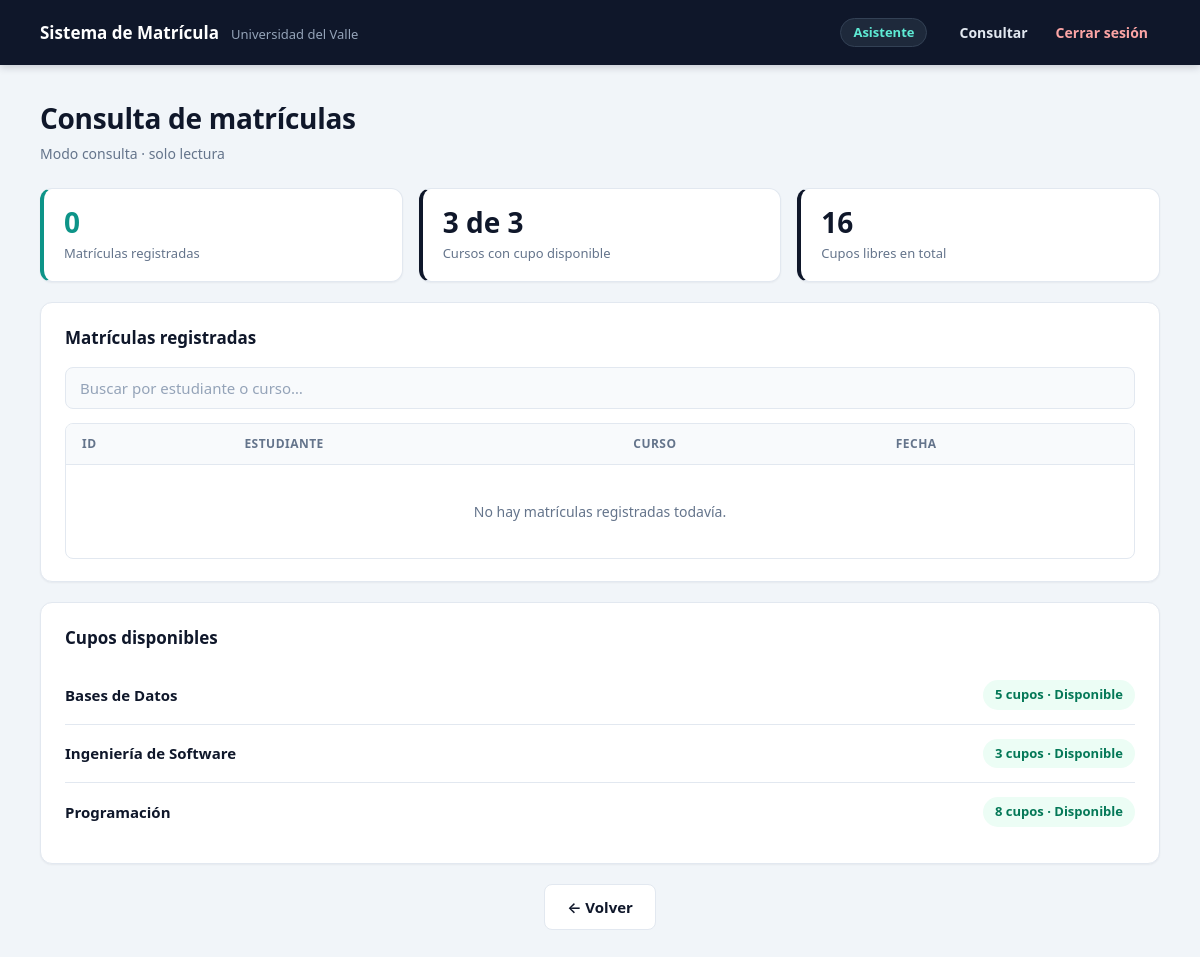
Screenshot of /controllers/ConsultaController.php?action=consultar (signed in) with the database file from the repository.
### tables this page shows
CREATE TABLE cursos (
    id_curso INT PRIMARY KEY AUTO_INCREMENT,
    nombre   VARCHAR(100) NOT NULL,
    cupos    INT NOT NULL DEFAULT 0,
    CONSTRAINT chk_cupos_no_negativos CHECK (cupos >= 0)
);

### config/auth.php (called while the page is built, shortened)
<?php
function usuarioActual() {
    return $_SESSION['usuario'] ?? null;
}

### config/database.php (called while the page is built, shortened)
<?php
class Database {
    private $username;
    private $password;
    public function __construct($username, $password) {
        $this->username = $username;
        $this->password = $password;
    }
    public static function conectar($perfil) {
        $cred = self::PERFILES[$perfil];
        return (new Database($cred["usuario"], $cred["clave"]))->getConnection();
    }
    public function getConnection() {
        $this->conn = null;
        try {
            $dsn = "mysql:host=" . self::HOST . ";port=" . self::PORT
                 . ";dbname=" . self::DB_NAME . ";charset=utf8mb4";
            $this->conn = new PDO($dsn, $this->username, $this->password, [
                PDO::ATTR_ERRMODE            => PDO::ERRMODE_EXCEPTION,
                PDO::ATTR_DEFAULT_FETCH_MODE => PDO::FETCH_ASSOC,
                PDO::ATTR_EMULATE_PREPARES   => false,
            ]);
        } catch (PDOException $e) {
            die("Error de conexión a la base de datos. Verifique que MySQL esté iniciado en XAMPP. Detalle: "
                . htmlspecialchars($e->getMessage()));
        }
        return $this->conn;
    }
}

### models/Matricula.php (called while the page is built, shortened)
<?php
class Matricula {
    private $conn;
    public function __construct($db) {
        $this->conn = $db;
    }
    public function listarMatriculas() {
        $query = "SELECT
                    m.id_matricula,
                    e.nombre AS estudiante,
                    c.nombre AS curso,
                    m.fecha
                  FROM matriculas m
                  JOIN estudiantes e ON m.id_estudiante = e.id_estudiante
                  JOIN cursos c ON m.id_curso = c.id_curso
                  ORDER BY m.fecha DESC";
        $stmt = $this->conn->query($query);
        return $stmt->fetchAll();
    }
    public function listarCupos() {
        $query = "SELECT nombre, cupos FROM cursos ORDER BY nombre";
        $stmt = $this->conn->query($query);
        return $stmt->fetchAll();
    }
}
?>

### views/consultar.php (the view, shortened to what this page needs)
<?php
$totalMatriculas = count($matriculas);
$cursosConCupo   = count(array_filter($cupos, fn($c) => $c['cupos'] > 0));
$cuposTotales    = (int) array_sum(array_column($cupos, 'cupos'));
?>
<!DOCTYPE html>
<html lang="es">
<head>
    <link rel="stylesheet" href="../css/styles.css">
</head>
<body>
    <?php include __DIR__ . '/partials/nav.php'; ?>
    <main class="page">
        <header class="page-header">
            <h1>Consulta de matrículas</h1>
            <p>Modo consulta · solo lectura</p>
        </header>
        <section class="kpi-grid">
            <article class="kpi is-accent">
                <div class="kpi-value"><?= $totalMatriculas ?></div>
                <div class="kpi-label">Matrículas registradas</div>
            </article>
            <article class="kpi">
                <div class="kpi-value"><?= $cursosConCupo ?> de <?= count($cupos) ?></div>
                <div class="kpi-label">Cursos con cupo disponible</div>
            </article>
            <article class="kpi">
                <div class="kpi-value"><?= $cuposTotales ?></div>
                <div class="kpi-label">Cupos libres en total</div>
            </article>
        </section>
        <section class="info-card">
            <h2>Matrículas registradas</h2>
            <div class="toolbar">
                <input type="search" id="buscador" placeholder="Buscar por estudiante o curso…" autocomplete="off">
            </div>
            <div class="table-container">
                <table id="tabla-matriculas">
                    <thead>
                        <tr><th>ID</th><th>Estudiante</th><th>Curso</th><th>Fecha</th></tr>
                    </thead>
                    <tbody>
                        <?php if (empty($matriculas)): ?>
                            <tr><td colspan="4" class="empty-state">No hay matrículas registradas todavía.</td></tr>
                        <?php endif; ?>
                    </tbody>
                </table>
            </div>
        </section>
        <section class="info-card">
            <h2>Cupos disponibles</h2>
            <ul class="cupos-list">
                <?php foreach ($cupos as $fila):
                    $clase = $fila['cupos'] == 0 ? 'agotado' : ($fila['cupos'] <= 2 ? 'ultimo' : 'disponible');
                    $texto = $fila['cupos'] == 0 ? 'Agotado' : ($fila['cupos'] <= 2 ? 'Últimos cupos' : 'Disponible');
                ?>
                <li>
                    <strong><?= htmlspecialchars($fila['nombre']) ?></strong>
                    <span class="cupo-badge <?= $clase ?>"><?= (int) $fila['cupos'] ?> cupos · <?= $texto ?></span>
                </li>
                <?php endforeach; ?>
            </ul>
        </section>
        <div class="text-center mt-16">
            <a href="MatriculaController.php?action=formulario" class="btn btn-secondary">← Volver</a>
        </div>
    </main>
</body>
</html>

### controllers/ConsultaController.php (shortened to what this page needs)
<?php
require_once __DIR__ . '/../config/database.php';
require_once __DIR__ . '/../config/auth.php';
require_once __DIR__ . '/../models/Matricula.php';
class ConsultaController {
    private $matricula;
    public function __construct() {
        $perfil = usuarioActual()['rol'];
        $this->matricula = new Matricula(Database::conectar($perfil));
    }
    public function consultar() {
        $matriculas = $this->matricula->listarMatriculas();
        $cupos      = $this->matricula->listarCupos();
        require_once __DIR__ . '/../views/consultar.php';
    }
}
$action = $_GET['action'] ?? 'consultar';
$controller = new ConsultaController();
switch ($action) {
    case 'consultar':
    default:
        $controller->consultar();
}

### views/partials/nav.php (shortened to what this page needs)
<?php
$u = usuarioActual();
?>
<header class="topbar">
    <div class="brand">
        <strong>Sistema de Matrícula</strong>
        <small>Universidad del Valle</small>
    </div>
    <div class="topbar-right">
        <span class="perfil"><?= htmlspecialchars(ucfirst($u['rol'])) ?></span>
        <nav class="topbar-links">
            <a href="ConsultaController.php?action=consultar">Consultar</a>
            <a href="AuthController.php?action=logout" class="logout">Cerrar sesión</a>
        </nav>
    </div>
</header>

### rows the page displays
cursos: nombre "Bases de Datos", cupos "5", cupos "Disponible"
cursos: nombre "Ingeniería de Software", cupos "3", cupos "Disponible"
cursos: nombre "Programación", cupos "8", cupos "Disponible"

### other values shown
$u['rol'] "Asistente"
$totalMatriculas "0"
$cursosConCupo "3"
count($cupos) "3"
$cuposTotales "16"
